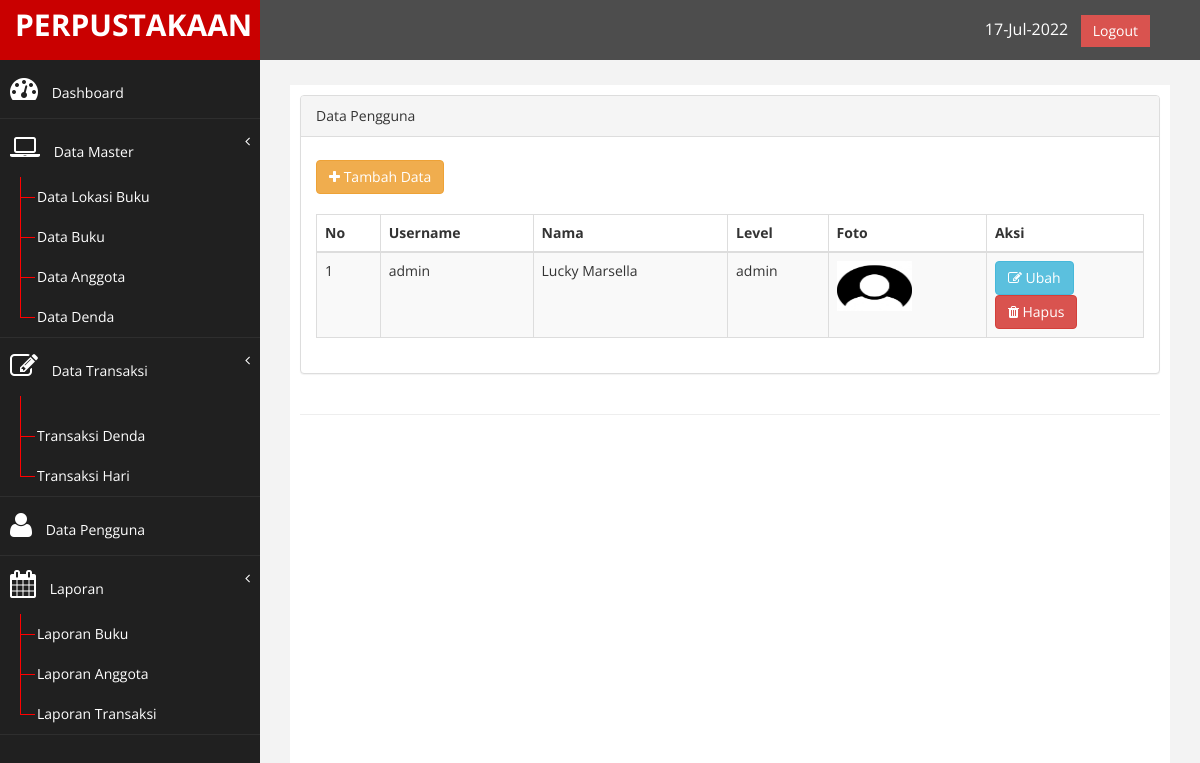
The page /index.php?page=pengguna (signed in) on the database its author committed.
### tables this page shows
CREATE TABLE `tb_user` (
  `id` int(11) NOT NULL,
  `username` varchar(100) NOT NULL,
  `password` varchar(100) NOT NULL,
  `nama` varchar(200) NOT NULL,
  `level` enum('admin','user') NOT NULL,
  `foto` varchar(200) NOT NULL
);

### page/pengguna/pengguna.php (the view)
<div class="row">
<div class="col-md-12">
<div class="panel panel-default">
    <div class="panel-heading">
         Data Pengguna
    </div>
    <div class="panel-body">
        <div class="table-responsive">
            <div>
                <a href="?page=pengguna&aksi=tambah" class="btn btn-warning" style="margin-top: 8px;"><i class="fa fa-plus"></i> Tambah Data</a>
            </div><br>
            <table class="table table-striped table-bordered table-hover" id="dataTables-example">
                <thead>
                    <tr>
                        <th>No</th>
                        <th>Username</th>
                        <th>Nama</th>
                        <th>Level</th>
                        <th>Foto</th>
                        <th width="19%">Aksi</th>
                    </tr>
                </thead>
                <tbody>
                    <?php
                        $no = 1;
                        $sql = $koneksi->query("select * from tb_user ");
                        while ($data= $sql->fetch_assoc()) {
                    ?>
                    <tr>
                        <td><?php echo $no++; ?></td>
                        <td><?php echo $data['username'];?></td>
                        <td><?php echo $data['nama'];?></td>
                        <td><?php echo $data['level'];?></td>
                        <td> <img src="images/<?php echo  $data['foto'];?>" width="75" height="50"> </td>
                         <td>
                            <a href="?page=pengguna&aksi=ubah&id=<?php echo $data['id']; ?>" class="btn btn-info" ><i class="fa fa-edit"></i> Ubah</a>
                            <a onclick="return confirm('Anda yakin ingin menghapus?')" href="?page=pengguna&aksi=hapus&id=<?php echo $data['id']; ?>" class="btn btn-danger" ><i class="fa fa-trash"></i> Hapus</a>
                        </td>
                    </tr>
                    <?php  } ?>
                </tbody>
                </table>
              </div>
    </div>
 </div>
</div>
</div>

### assets/css/custom.css (style rules this page uses)
body { font-family: 'Open Sans', sans-serif; }

### rows shown on the page
tb_user: username "admin", nama "Lucky Marsella", level "admin", foto (picture)
